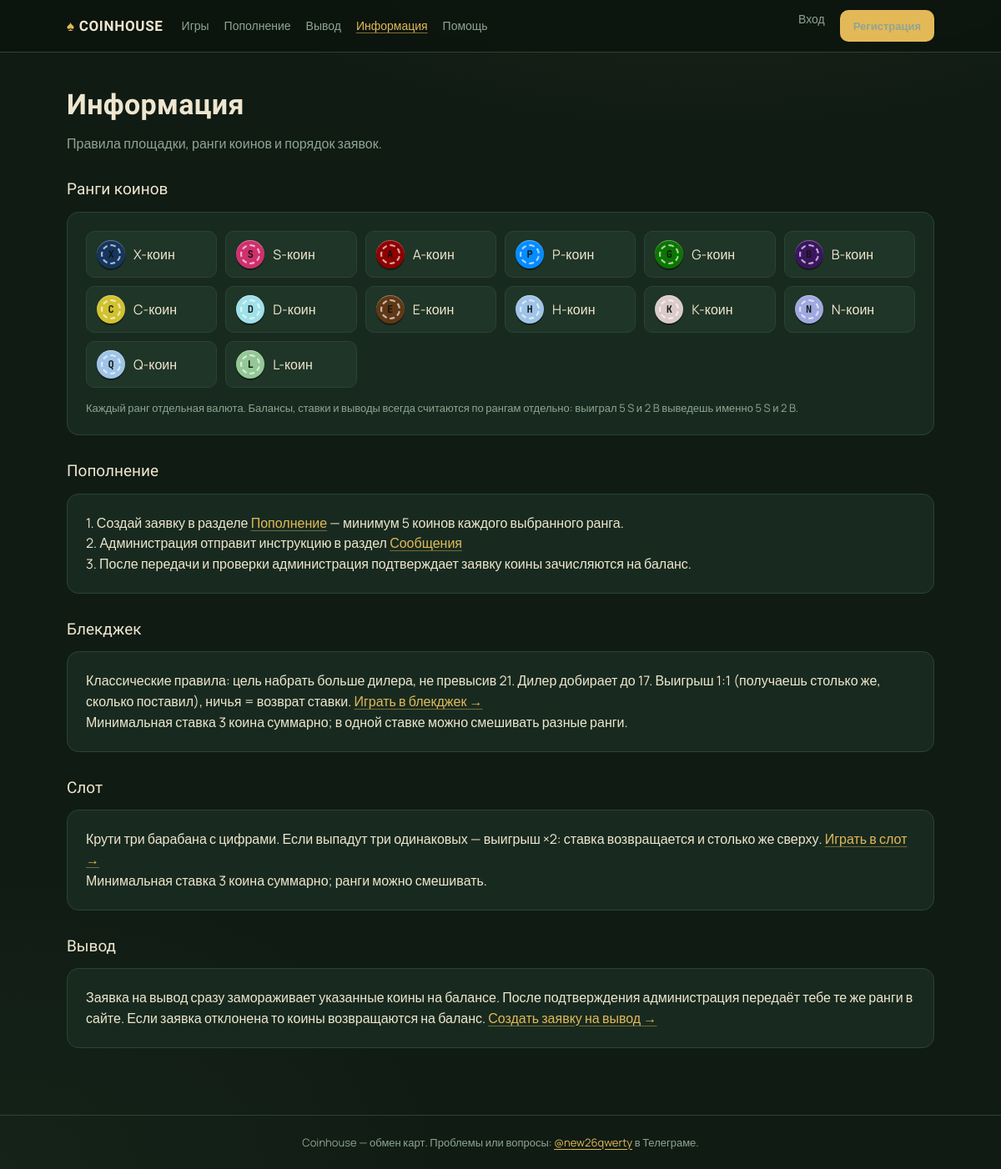
The app's page /info/ with its own data.
### core/models.py (models this page shows, shortened)
class CoinType(models.Model):
    code = models.CharField(max_length=2, unique=True)
    name = models.CharField(max_length=40, blank=True)
    order = models.PositiveSmallIntegerField(default=0)
    class Meta:
        ordering = ["order"]

### core/views.py (the view)
# urls.py: path("info/", views.info, name="info"),
def info(request):
    return render(request, "info.html", {
        "coins": CoinType.objects.all(),
        "min_deposit": MIN_DEPOSIT_PER_RANK,
        "min_bet": bj.MIN_BET_TOTAL,
    })

### core/context_processors.py (called while the page is built)
def unread_messages(request):
    if request.user.is_authenticated:
        return {"unread_count": request.user.site_messages.filter(is_read=False).count()}
    return {"unread_count": 0}

def panel_pending(request):
    if request.user.is_authenticated and request.user.is_staff:
        from .models import CoinRequest
        return {"panel_pending": CoinRequest.objects.filter(status__in=["pending", "awaiting"]).count()}
    return {"panel_pending": 0}

### templates/info.html (shortened to what this page needs)
{% extends 'base.html' %}
{% block content %}
<h1>Информация</h1>
<p class="sub">Правила площадки, ранги коинов и порядок заявок.</p>
<h2>Ранги коинов</h2>
<div class="card">
  <div class="balance-grid">
    {% for c in coins %}
      <div class="balance-cell"><span class="chip sm" data-c="{{ c.code }}">{{ c.code }}</span> {{ c.name }}</div>
    {% endfor %}
  </div>
  <p class="helper" style="margin-top:14px">Каждый ранг отдельная валюта. Балансы, ставки и выводы всегда считаются по рангам отдельно: выиграл 5 S и 2 B выведешь именно 5 S и 2 B.</p>
</div>
<h2>Пополнение</h2>
<div class="card">
  <p>1. Создай заявку в разделе <a href="{% url 'deposit' %}">Пополнение</a> — минимум {{ min_deposit }} коинов каждого выбранного ранга.</p>
  <p>2. Администрация отправит инструкцию в раздел <a href="{% url 'inbox' %}">Сообщения</a></p>
  <p>3. После передачи и проверки администрация подтверждает заявку коины зачисляются на баланс.</p>
</div>
<h2>Блекджек</h2>
<div class="card">
  <p>Классические правила: цель набрать больше дилера, не превысив 21. Дилер добирает до 17. Выигрыш 1:1 (получаешь столько же, сколько поставил), ничья = возврат ставки. <a href="{% url 'blackjack' %}">Играть в блекджек →</a></p>
  <p>Минимальная ставка {{ min_bet }} коина суммарно; в одной ставке можно смешивать разные ранги.</p>
</div>
<h2>Слот</h2>
<div class="card">
  <p>Крути три барабана с цифрами. Если выпадут три одинаковых — выигрыш ×2: ставка возвращается и столько же сверху. <a href="{% url 'slots' %}">Играть в слот →</a></p>
  <p>Минимальная ставка {{ min_bet }} коина суммарно; ранги можно смешивать.</p>
</div>
<h2>Вывод</h2>
<div class="card">
  <p>Заявка на вывод сразу замораживает указанные коины на балансе. После подтверждения администрация передаёт тебе те же ранги в сайте. Если заявка отклонена то коины возвращаются на баланс. <a href="{% url 'withdraw' %}">Создать заявку на вывод →</a></p>
</div>
{% endblock %}

### static/css/style.css (style rules this page uses)
:root { --bg:#101b14; --bg2:#0b140e; --surface:#182a1f; --surface2:#1f3527; --line:#2a4434; --gold:#e3b958; --gold-soft:#caa44e; --cream:#efe6cf; --muted:#8fa593; --red:#c8553d; --green:#6fbf73; --radius:14px; --font-display:'Unbounded',sans-serif; --font-body:'Manrope',sans-serif; --font-mono:'JetBrains Mono',monospace; }
* { box-sizing:border-box;margin:0;padding:0 }
html { scroll-behavior:smooth }
body { font-family:var(--font-body);color:var(--cream); background: radial-gradient(1100px 500px at 70% -10%, rgba(227,185,88,.07), transparent 60%), radial-gradient(900px 600px at 0% 100%, rgba(111,191,115,.05), transparent 60%), var(--bg); min-height:100vh;line-height:1.55; }
a { color:var(--gold); text-decoration:underline; text-decoration-color:rgba(227,185,88,.45); text-underline-offset:3px; cursor:pointer; }
.helper a,.sub a,.card p a { color:var(--gold) }
h1 { font-family:var(--font-display);font-weight:600;font-size:clamp(24px,4vw,34px);letter-spacing:.01em;margin-bottom:8px }
h2 { font-family:var(--font-display);font-weight:500;font-size:19px;margin:28px 0 12px }
.sub { color:var(--muted);max-width:60ch;margin-bottom:24px }
.card { background:var(--surface);border:1px solid var(--line);border-radius:var(--radius);padding:22px }
.chip { display:inline-flex;align-items:center;justify-content:center; width:46px;height:46px;border-radius:50%; font-family:var(--font-mono);font-weight:700;font-size:15px; position:relative;color:#10160f; box-shadow:0 2px 0 rgba(0,0,0,.45), inset 0 1px 0 rgba(255,255,255,.35); background:var(--c,#cfcfcf); flex:0 0 auto; }
.chip::after { content:"";position:absolute;inset:5px;border-radius:50%; border:2px dashed rgba(255,255,255,.65); }
.chip.sm { width:34px;height:34px;font-size:12px }
.chip[data-c="X"] { --c:#16355F }
.chip[data-c="S"] { --c:#CF306D }
.chip[data-c="A"] { --c:#8F0000 }
.chip[data-c="P"] { --c:#058BFF }
.chip[data-c="G"] { --c:#0C7500 }
.chip[data-c="B"] { --c:#3B1660 }
.chip[data-c="C"] { --c:#D0C22F }
.chip[data-c="D"] { --c:#9FE1E9 }
.chip[data-c="E"] { --c:#603816 }
.chip[data-c="H"] { --c:#9fc4e8 }
.chip[data-c="K"] { --c:#DBCACA }
.chip[data-c="N"] { --c:#a0a8e0 }
.chip[data-c="Q"] { --c:#9fc4e8 }
.chip[data-c="L"] { --c:#93C896 }
.balance-grid { display:grid;grid-template-columns:repeat(auto-fill,minmax(150px,1fr));gap:10px }
.balance-cell { display:flex;align-items:center;gap:10px;background:var(--surface2);border:1px solid var(--line);border-radius:10px;padding:10px 12px }
.helper { font-size:13px;color:var(--muted) }

### records on screen
CoinType: code "X", name "X-коин"
CoinType: code "S", name "S-коин"
CoinType: code "A", name "A-коин"
CoinType: code "P", name "P-коин"
CoinType: code "G", name "G-коин"
CoinType: code "B", name "B-коин"
CoinType: code "C", name "C-коин"
CoinType: code "D", name "D-коин"
CoinType: code "E", name "E-коин"
CoinType: code "H", name "H-коин"
CoinType: code "K", name "K-коин"
CoinType: code "N", name "N-коин"
CoinType: code "Q", name "Q-коин"
CoinType: code "L", name "L-коин"

### other values on screen
{{ min_deposit }} "5"
{{ min_bet }} "3"
